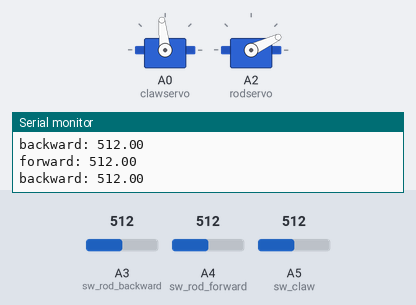
This sketch was run on a simulated Arduino Uno, built with avr-gcc and run on an emulated ATmega328P. Shown: 2 × servo, the last lines printed to the serial monitor. The test bench sets the inputs (shaded band); at power-on: A5 (sw_claw) = 512, A4 (sw_rod_forward) = 512, A3 (sw_rod_backward) = 512.

Above: at 1.2 s.
1.3 s: A5 (sw_claw) set to 885
2.8 s: A5 (sw_claw) set to 917
At 4.0 s:
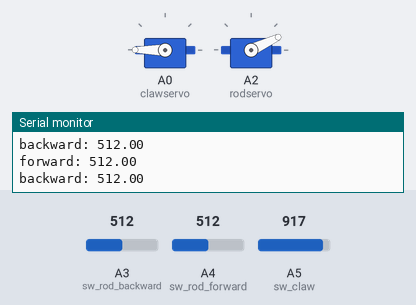
4.3 s: A4 (sw_rod_forward) set to 988
5.8 s: A4 (sw_rod_forward) set to 1013
At 7.0 s:
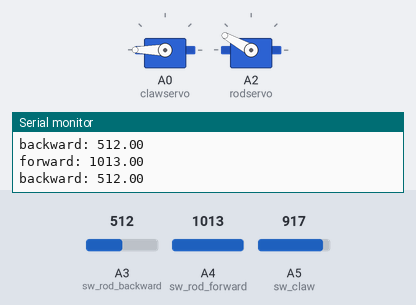
7.3 s: A3 (sw_rod_backward) set to 985
8.8 s: A3 (sw_rod_backward) set to 1008
At 9.8 s:
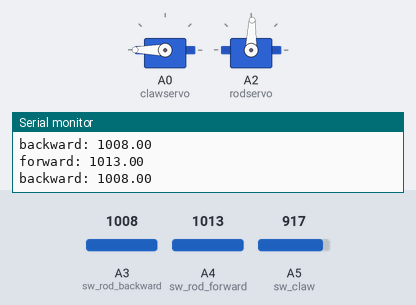
Timing chart, 0 to 11.3 s (numbered marks = the images above; inputs shaded):
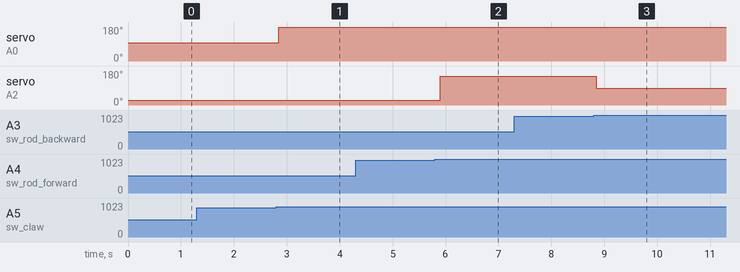

The sketch:

utensil_claw.ino
```cpp
#include <Servo.h>
Servo clawservo;
Servo rodservo;
// some magic - don't touch
#define cbi(sfr, bit) (_SFR_BYTE(sfr) &= ~_BV(bit))
#define sbi(sfr, bit) (_SFR_BYTE(sfr) |= _BV(bit))
int pin = A0;
int sw_claw = A5; // A1 is nuked, don't use!!!
int sw_rod_forward = A4;
int sw_rod_backward = A3;
int const CONTEXT_WINDOW=10;

int forward[CONTEXT_WINDOW];
int backward[CONTEXT_WINDOW];

void setup() {
  // initialize serial:
  Serial.begin(9600); // set serial monitor line ending to Newline
  pinMode(sw_claw, INPUT_PULLUP);
  pinMode(sw_rod_forward, INPUT_PULLUP);
  pinMode(sw_rod_backward, INPUT_PULLUP);
  clawservo.attach(A0);
  rodservo.attach(A2);


  //initialize context window
  for (int i=0; i < CONTEXT_WINDOW; i++){
      forward[i]=-1;
  }

  for (int i=0; i < CONTEXT_WINDOW; i++){
      backward[i]=-1;
  }

}

// calculate average of an array
float average(int arr[]){
  float sum=0;
  int filled=0;
  for (int i=0; i<CONTEXT_WINDOW; i++){
      if (arr[i]!=-1){
        filled++;
        sum+=arr[i];
      }
  }
  return sum/filled;
}

//replace oldest element in array with incoming 'val'ue
void update(int arr[], int val){
  for (int i=1; i<CONTEXT_WINDOW-1; i++){
    arr[i-1]=arr[i];
  }
  arr[CONTEXT_WINDOW-1]=val;
}

int x = 0;
void loop() {
  // if there's any serial available, read it:
  //claw code
  int val_claw=analogRead(sw_claw);
  boolean close=(val_claw > 900)? true : false;
  if (close){
    //close the claw
    clawservo.write(180); //145
  }else{
    // open the claw
    clawservo.write(96);
  }
  //rod code, check switch values
  int val_rod_forward_pre = analogRead(sw_rod_forward);
  int val_rod_backward_pre = analogRead(sw_rod_backward);

  update(forward, val_rod_forward_pre);
  update(backward, val_rod_backward_pre);

  float val_rod_forward=average(forward);
  float val_rod_backward=average(backward);

  Serial.print("forward: ");
  Serial.println(val_rod_forward);
  Serial.print("backward: ");
  Serial.println(val_rod_backward);

  boolean forward=(val_rod_forward > 1000)? true : false;
  boolean backward=(val_rod_backward > 1000)? true : false;
  if (forward && backward){
    //stop
    rodservo.writeMicroseconds(1450);
  }
  else if (forward){
    rodservo.writeMicroseconds(2100);
  }
  else{
    rodservo.writeMicroseconds(800);
  }
  delay(100);
}
```

Measured:
- the behaviour switches between 900 and 901 on A5 (sw_claw) (found by bisection; images 0 and 1)
- the behaviour switches between 1000 and 1001 on A4 (sw_rod_forward) (found by bisection; images 1 and 2)
- the behaviour switches between 1000 and 1001 on A3 (sw_rod_backward) (found by bisection; images 2 and 3)
- after the input at 2.8 s, servo on A0 (clawservo): 96° → 180° after 0.05 s
- after the input at 5.8 s, servo on A2 (rodservo): 25° → 151° after 0.10 s
- after the input at 8.8 s, servo on A2 (rodservo): 151° → 88° at once
